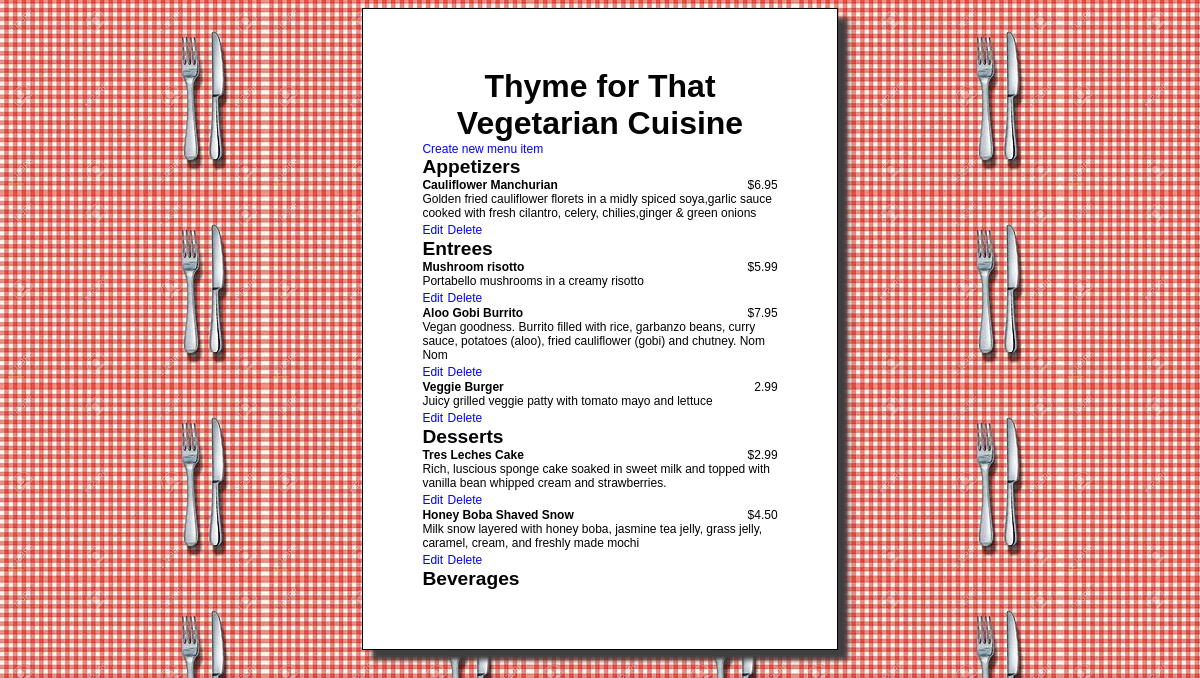
/restaurants/5/menu/, run on the app's committed database.
### database_setup.py (models this page shows, shortened)
class Restaurant(Base):
    __tablename__ = 'restaurant'
    name = Column(String(80), nullable = False)
    id = Column(Integer, primary_key = True)

class MenuItem(Base):
    __tablename__ = 'menu_item'
    name = Column(String(80), nullable = False)
    id = Column(Integer, primary_key = True)
    course = Column(String(250))
    description = Column(String(250))
    price = Column(String(8))
    restaurant_id = Column(Integer, ForeignKey('restaurant.id'))
    restaurant = relationship(Restaurant)

### finalproject.py (the view)
@app.route('/restaurants/<int:restaurant_id>/')
@app.route('/restaurants/<int:restaurant_id>/menu/')
def showMenu(restaurant_id):
    restaurant = session.query(Restaurant).filter_by(id=restaurant_id).one()
    items = session.query(MenuItem).filter_by(restaurant_id=restaurant.id)
    if items ==[{}]:
        flash('You have no menu items')
    return render_template('restaurantmenu.html', restaurant=restaurant, items=items)

### templates/restaurantmenu.html (shortened to what this page needs)
<html>
    <head>
            <link rel=stylesheet type=text/css href={{ url_for('static', filename='tempstyle17.css')}}
    </head>
    <body>
        <div>
        <h1>{{restaurant.name}}</h1>
        <a href="{{url_for('newMenuItem', restaurant_id=restaurant.id)}}">Create new menu item</a>
        {% if message != 'You have no menu items'  %}
                <h2>Appetizers</h2>
                {% for i in items %}
                    {% if i.course == 'Appetizer': %}
                        <a class='name'>{{i.name}}</a>
                        <a class='price'>  {{i.price}}</a>
                        <a class='description'>{{i.description}}</a></br>
                        <a href="{{url_for('editMenuItem', restaurant_id=restaurant.id, menu_id=i.id)}}">Edit</a>
                        <a href="{{url_for('deleteMenuItem', restaurant_id=restaurant.id, menu_id=i.id)}}">Delete</a>
                    {% endif %}
                {% endfor %}
                <h2>Entrees</h2>
                {% for i in items %}
                    {% if i.course == 'Entree': %}
                        <a class='name'>{{i.name}}</a>
                        <a class='price'>  {{i.price}}</a>
                        <a class='description'>{{i.description}}</a></br>
                        <a href="{{url_for('editMenuItem', restaurant_id=restaurant.id, menu_id=i.id)}}">Edit</a>
                        <a href="{{url_for('deleteMenuItem', restaurant_id=restaurant.id, menu_id=i.id)}}">Delete</a>
                    {% endif %}
                {% endfor %}
                <h2>Desserts</h2>
                {% for i in items %}
                    {% if i.course == 'Dessert': %}
                        <a class='name'>{{i.name}}</a>
                        <a class='price'>  {{i.price}}</a>
                        <a class='description'>{{i.description}}</a></br>
                        <a href="{{url_for('editMenuItem', restaurant_id=restaurant.id, menu_id=i.id)}}">Edit</a>
                        <a href="{{url_for('deleteMenuItem', restaurant_id=restaurant.id, menu_id=i.id)}}">Delete</a>
                        {% endif %}
                {% endfor %}
                <h2>Beverages</h2>
        {% endif %}
    </div>
    </body>
</html>

### static/tempstyle17.css (style rules this page uses)
body { font-family: sans-serif; background-color: #dad6d6; background-image: url("forkandknife.jpg"); }
h1, h2, h3 { color: #030303; font-family: 'arial', sans-serif; margin: 0; }
h1 { text-align: center }
h2 { font-size: 1.2em; text-align: left; }
a { text-decoration: none; color: blue; font-size: .75em; text-align: left; }
div { margin: auto; width: 30%; height: auto; border: 1px solid black; background-color: white; padding: 5%; box-shadow: 10px 10px 5px rgb(63, 63, 63); }
.name { color: black; width: 50%; display: inline-block; font-weight: bold; }
.description { color: black; width: 100%; display: inline-block; }
.price { color: black; text-align: right; width: 50%; float: right; }

### data on the page
Restaurant: name "Thyme for That Vegetarian Cuisine"
MenuItem: name "Cauliflower Manchurian", price "$6.95", description "Golden fried cauliflower florets in a midly spiced soya,garlic sauce cooked with fresh cilantro, celery, chilies,ginger & green onions"
MenuItem: name "Mushroom risotto", price "$5.99", description "Portabello mushrooms in a creamy risotto"
MenuItem: name "Aloo Gobi Burrito", price "$7.95", description "Vegan goodness. Burrito filled with rice, garbanzo beans, curry sauce, potatoes (aloo), fried cauliflower (gobi) and chutney. Nom Nom"
MenuItem: name "Veggie Burger", price "2.99", description "Juicy grilled veggie patty with tomato mayo and lettuce"
MenuItem: name "Tres Leches Cake", price "$2.99", description "Rich, luscious sponge cake soaked in sweet milk and topped with vanilla bean whipped cream and strawberries."
MenuItem: name "Honey Boba Shaved Snow", price "$4.50", description "Milk snow layered with honey boba, jasmine tea jelly, grass jelly, caramel, cream, and freshly made mochi"
